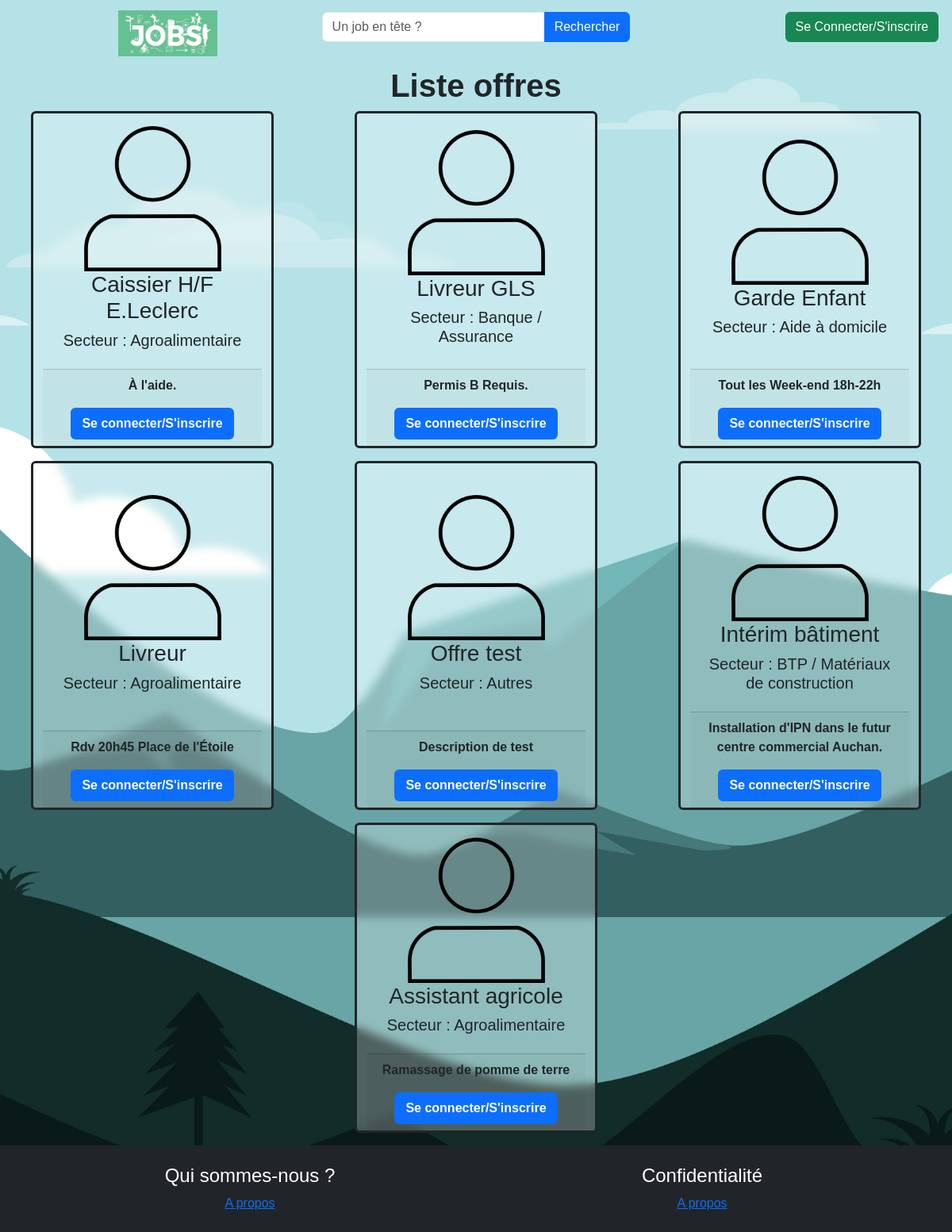
Page /controleur/lesOffres.php on the earlier database version.
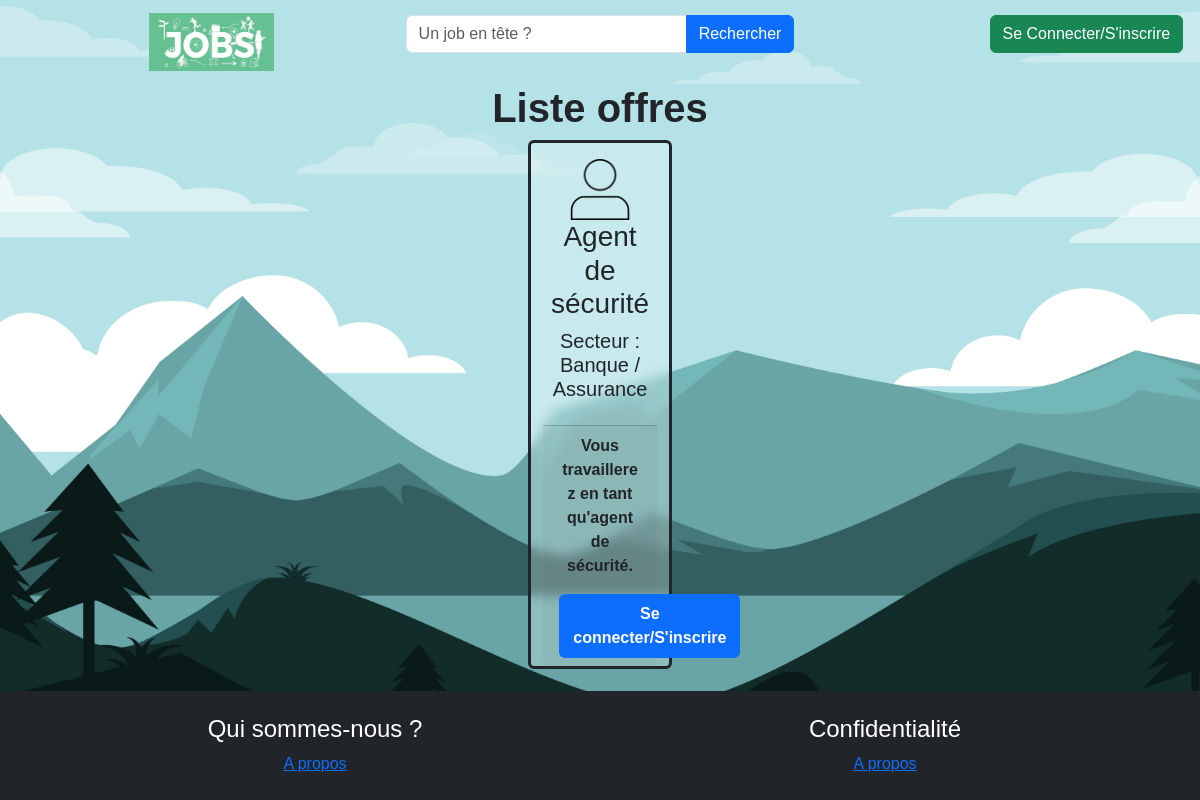
Same page on the later database version.
### tables this page shows
CREATE TABLE `offre` (
  `idOffre` int(11) NOT NULL,
  `intitoffre` varchar(255) NOT NULL,
  `idAct` int(11) NOT NULL,
  `lieuTravail` varchar(100) NOT NULL,
  `idContrat` int(11) NOT NULL,
  `debutPeriod` date NOT NULL,
  `finPeriod` date DEFAULT NULL,
  `descOffre` text NOT NULL,
  `idEmployeur` int(11) NOT NULL,
  `estValide` tinyint(4) NOT NULL DEFAULT 0,
  `estRetire` tinyint(1) NOT NULL DEFAULT 0,
  `datePublication` date NOT NULL DEFAULT current_timestamp()
);

CREATE TABLE `activite` (
  `idAct` int(11) NOT NULL,
  `intitAct` varchar(100) NOT NULL,
  `estActif` tinyint(1) NOT NULL DEFAULT 1
);

### controleur/lesOffres.php (called while the page is built, shortened)
<?php
include_once('modele/mod_annonces.php');
$dataSearch = isset($_GET["search"]) ? htmlspecialchars($_GET["search"]) : null;
$lesOffres = $dataSearch != null ? getOffersFromSearchBar(strtolower($dataSearch)) : getOffers();
include_once('vue/vue_listeOffres.php');

### modele/mod_annonces.php (called while the page is built, shortened)
<?php
function getOffers(){
    $bdd = db_connect();
    $req = $bdd->prepare("SELECT * FROM offre JOIN activite ON offre.idAct = activite.idAct");
    $req->execute();
    return $req->fetchAll();
}
?>

### vue/vue_listeOffres.php (the view)
<?php
    include "vue/vue_entete.php";
?>
    <h1 class="title fw-bold">Liste offres</h1>
    <section class="list-students">
      <div class="cards">
          <div class="row justify-content-around mb-3">
                      <?php
                            $comptage = 0;
                            if(is_array($lesOffres)){
                            foreach($lesOffres as $uneOffre)
                            {
                              $idOffre = $uneOffre['idOffre'];
                              $intitOffre = $uneOffre['intitoffre'];
                              $secteur = $uneOffre['intitAct'];
                              $description = $uneOffre['descOffre'];
                      ?>
                                <div class="card text-center fw-bold col-3 border-3 border-dark">
                                    <div class="card-body d-flex flex-column justify-content-center align-items-center">
                                        <img src="vue/images/user.png" alt="Etudiant" class="img-student w-75">
                                        <h3 class="student-name"><?= $intitOffre ?></h3>
                                        <h5 class="student-name">Secteur : <?= $secteur ?></h5>
                                    </div>
                                    <div class="card-footer">
                                      <p class="card-text"><?= $description ?></p>
                                      <?php if($isConnected): ?>
                                      <a href="index.php?section=uneOffre&idOffre=<?= $idOffre ?>" class="btn btn-primary fw-bold border-2">En savoir plus</a>
                                      <?php else: ?>
                                      <a href="index.php?section=login" class="btn btn-primary fw-bold border-2">Se connecter/S'inscrire</a>
                                      <?php endif; ?>
                                    </div>
                                </div>
                      <?php
                              $comptage++;
                              if ($comptage>=3){
                                $comptage = 0;
                      ?>
                                </div>
                              </div>
                                <div class="cards">
                                  <div class="row justify-content-around mb-3">
                      <?php } } } ?>
          </div>
      </div>
  </section>
<?php include_once("vue/vue_footer.php"); ?>

Differences in the rows shown:
removed offre: intitoffre "Caissier H/F E.Leclerc", idAct.intitAct "Agroalimentaire", descOffre "À l'aide."
removed offre: intitoffre "Livreur GLS", idAct.intitAct "Banque / Assurance", descOffre "Permis B Requis."
removed offre: intitoffre "Garde Enfant", idAct.intitAct "Aide à domicile", descOffre "Tout les Week-end 18h-22h"
removed offre: intitoffre "Livreur", idAct.intitAct "Agroalimentaire", descOffre "Rdv 20h45 Place de l'Étoile"
removed offre: intitoffre "Offre test", idAct.intitAct "Autres", descOffre "Description de test"
removed offre: intitoffre "Intérim bâtiment", idAct.intitAct "BTP / Matériaux de construction", descOffre "Installation d'IPN dans le futur centre commercial Auchan."
removed offre: intitoffre "Assistant agricole", idAct.intitAct "Agroalimentaire", descOffre "Ramassage de pomme de terre"
added offre: intitoffre "Agent de sécurité", idAct.intitAct "Banque / Assurance", descOffre "Vous travaillerez en tant qu'agent de sécurité."
